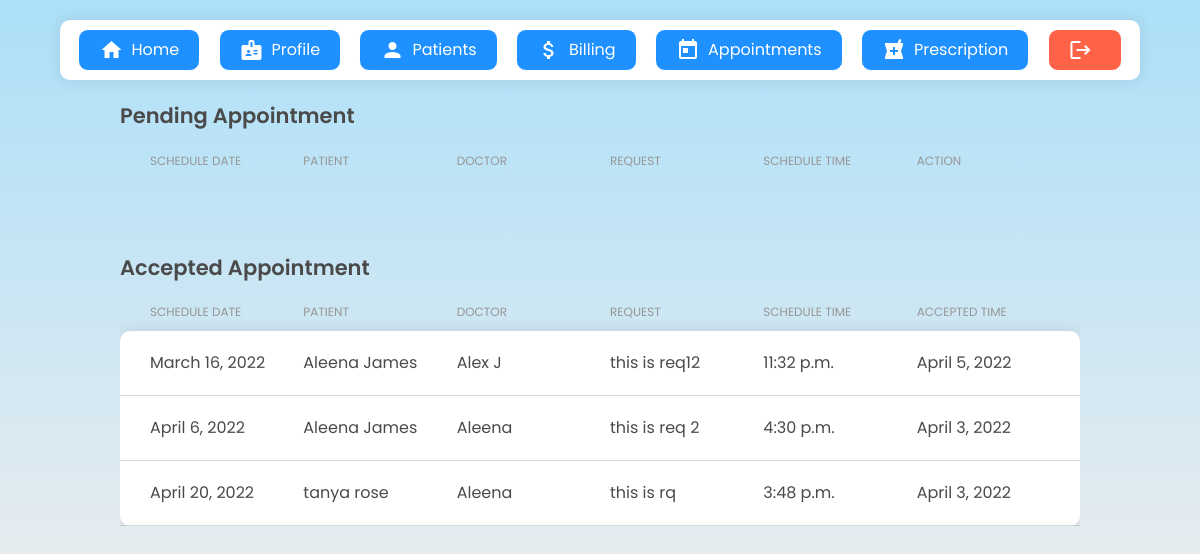
/doctors/manage-appt/ (signed in), run on an earlier commit of the app's database.
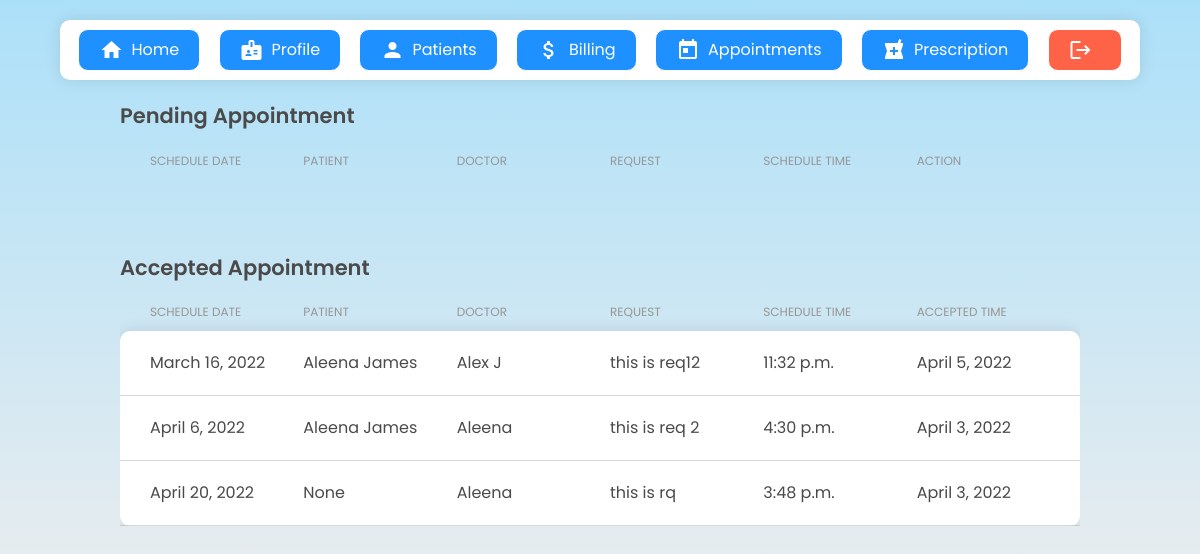
And on a later commit of the database.
### clinic/models.py (models this page shows, shortened)
class Schedule(models.Model):
    STATUS = ( ('Confirmed','Confirmed'), ('Cancel','Cancel'), ('Reschedule','Reschedule'), ('Attended','Attended'), ('Pending','Pending'))
    scheduleDate = models.DateField()
    scheduleTime = models.TimeField(blank=True,null=True)
    accepted = models.BooleanField(default=False)
    accepted_date = models.DateField(auto_now_add=False, null=True, blank=True)
    request = models.TextField(blank=True)
    status = models.CharField(null=True, max_length=10, choices=STATUS,blank=True)
    patient =  models.ForeignKey('patients.Patient', null=True, on_delete= models.CASCADE)
    doctor = models.ForeignKey('doctors.Doctors', null=True, on_delete=models.CASCADE)
    date_created= models.DateTimeField(auto_now_add=True, null=True)
    class Meta:
        ordering = ["-date_created"]

### patients/models.py (models this page shows, shortened)
class Patient(models.Model):
    user = models.OneToOneField(User, on_delete= models.CASCADE, primary_key= True)
    pname=models.CharField(max_length=200, null=True)
    age=models.CharField(max_length=4, null=True)
    gender= models.CharField(max_length=6, null=True)
    email=models.CharField(max_length=200, null=True)
    address= models.CharField(max_length=500, null=True)
    phone= models.CharField(max_length=13, null=True)
    date_created= models.DateTimeField(auto_now_add=True, null=True)

### doctors/models.py (models this page shows, shortened)
class Doctors(models.Model):
    ROLE = (
			('Doctor', 'Doctor'),
			('Staff', 'Staff'),
			)
    user = models.OneToOneField(User, on_delete= models.CASCADE, primary_key= True)
    dname = models.CharField(max_length=200, null=True)
    phone = models.CharField(max_length=200, null=True)
    email = models.CharField(max_length=200, null=True)
    date_created = models.DateTimeField(auto_now_add=True, null=True)
    role = models.CharField(max_length=200, null=True,choices=ROLE)
    specialisation = models.CharField(max_length=200, null=True)
    address= models.CharField(max_length=200, null=True)

### doctors/views.py (the view, shortened to what this page needs)
# urls.py: path('manage-appt/', Manageapt.as_view() ,name="manage-appt"),
class Manageapt(LoginRequiredMixin,ListView):
    template_name = "doctors/mng.html"
    model = Schedule
    context_object_name= "apt"
    def get_context_data(self,*args, **kwargs):
        context= super().get_context_data(**kwargs)
        apt = Schedule.objects.all()
        context.update({
            "title":"Manage Appointment"
        })
        return context

### doctors/templates/doctors/mng.html (shortened to what this page needs)
{% extends 'doctors/navbar.html' %} {% load static %} {% block head %}
<link rel="stylesheet" type="text/css" href="{% static 'css/manage.css' %}" />
<link rel="stylesheet" type="text/css" href="{% static 'css/components.css' %}" />
{% endblock %} {% block content %}
<div class="manageMain">
  <div class="adcTableContainer">
    <h3>Pending Appointment</h3>
    <div class="adcTable">
      <div class="adcRow adcHead">
        <div class="adcCell">Schedule Date</div>
        <div class="adcCell">Patient</div>
        <div class="adcCell">Doctor</div>
        <div class="adcCell">Request</div>
        <div class="adcCell">Schedule Time</div>
        <div class="adcCell">Action</div>
      </div>
    </div>
    <br />
    <br />
    <br />
    <h3>Accepted Appointment</h3>
    <div class="adcTable">
      <div class="adcRow adcHead">
        <div class="adcCell">Schedule Date</div>
        <div class="adcCell">Patient</div>
        <div class="adcCell">Doctor</div>
        <div class="adcCell">Request</div>
        <div class="adcCell">Schedule Time</div>
        <div class="adcCell">Accepted Time</div>
      </div>
      <div class="adcRowBody">
        {% for i in apt %}
            {% if i.accepted == True %}
            <div class="adcRow">
                <div class="adcCell">{{i.scheduleDate}}</div>
                <div class="adcCell">{{i.patient.pname}}</div>
                <div class="adcCell">{{i.doctor.dname}}</div>
                <div class="adcCell">{{i.request}}</div>
                <div class="adcCell">{{i.scheduleTime}}</div>
                <div class="adcCell">{{i.accepted_date}}</div>
            </div>
            {% endif %}
        {% endfor %}
      </div>
    </div>
  </div>
</div>
    {% endblock %}

What changed in the data, as far as the page shows it:
changed through a linked row, Schedule "this is rq": patient.pname "tanya rose" → "None"
